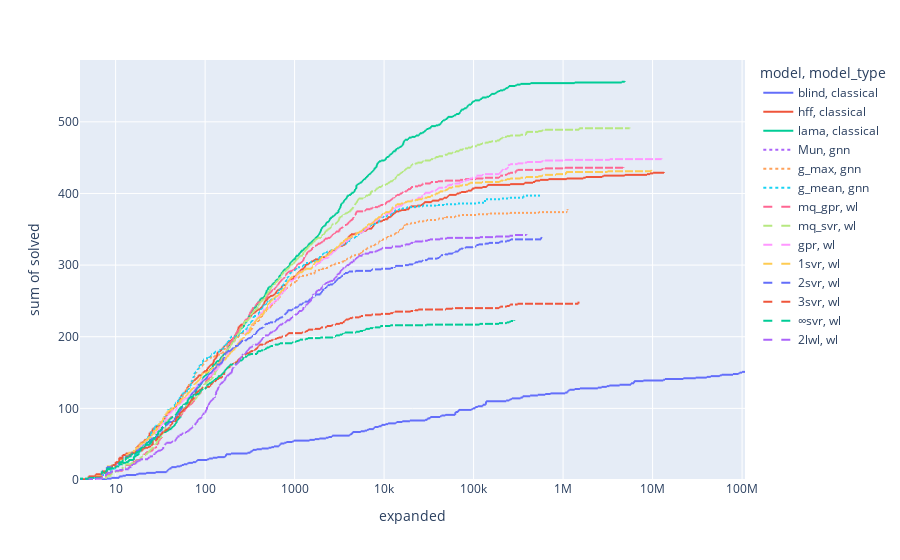

Write notebook code for a chart like this one.
### Markdown cell above
### Cumulative expanded

### Code cell
exp_df = WHOLE_DF
exp_df["expanded"] = exp_df["expanded"] * exp_df["solved"]
fig = px.ecdf(
    exp_df,
    x="expanded",
    y="solved",
    color="model",
    line_dash="model_type",
    ecdfnorm=None,
    log_x=True,
)
fig.show()
fig.write_html("px/cumulative_expanded.html")

### Figure 1 — Plotly figure (JSON) as saved in the notebook; plotly's stock layout.template omitted (floating-point values rounded to 4 significant figures; data arrays with more than 128 entries replaced by an {"elided": "..."} marker saying what was removed)
{"data": [{"hovertemplate": "model=blind<br>model_type=classical<br>expanded=%{x}<br>sum of solved=%{y}<extra></extra>", "legendgroup": "blind, classical", "line": {"dash": "solid", "shape": "hv"}, "marker": {"color": "#636efa", "symbol": "circle"}, "mode": "lines", "name": "blind, classical", "showlegend": true, "type": "scattergl", "x": {"elided": "900 int values"}, "xaxis": "x", "y": {"elided": "900 int values"}, "yaxis": "y"}, {"hovertemplate": "model=hff<br>model_type=classical<br>expanded=%{x}<br>sum of solved=%{y}<extra></extra>", "legendgroup": "hff, classical", "line": {"dash": "solid", "shape": "hv"}, "marker": {"color": "#EF553B", "symbol": "circle"}, "mode": "lines", "name": "hff, classical", "showlegend": true, "type": "scattergl", "x": {"elided": "900 int values"}, "xaxis": "x", "y": {"elided": "900 int values"}, "yaxis": "y"}, {"hovertemplate": "model=lama<br>model_type=classical<br>expanded=%{x}<br>sum of solved=%{y}<extra></extra>", "legendgroup": "lama, classical", "line": {"dash": "solid", "shape": "hv"}, "marker": {"color": "#00cc96", "symbol": "circle"}, "mode": "lines", "name": "lama, classical", "showlegend": true, "type": "scattergl", "x": {"elided": "900 int values"}, "xaxis": "x", "y": {"elided": "900 int values"}, "yaxis": "y"}, {"hovertemplate": "model=Mun<br>model_type=gnn<br>expanded=%{x}<br>sum of solved=%{y}<extra></extra>", "legendgroup": "Mun, gnn", "line": {"dash": "dot", "shape": "hv"}, "marker": {"color": "#ab63fa", "symbol": "circle"}, "mode": "lines", "name": "Mun, gnn", "showlegend": true, "type": "scattergl", "x": {"elided": "900 int values"}, "xaxis": "x", "y": {"elided": "900 int values"}, "yaxis": "y"}, {"hovertemplate": "model=g_max<br>model_type=gnn<br>expanded=%{x}<br>sum of solved=%{y}<extra></extra>", "legendgroup": "g_max, gnn", "line": {"dash": "dot", "shape": "hv"}, "marker": {"color": "#FFA15A", "symbol": "circle"}, "mode": "lines", "name": "g_max, gnn", "showlegend": true, "type": "scattergl", "x": {"elided": "900 int values"}, "xaxis": "x", "y": {"elided": "900 int values"}, "yaxis": "y"}, {"hovertemplate": "model=g_mean<br>model_type=gnn<br>expanded=%{x}<br>sum of solved=%{y}<extra></extra>", "legendgroup": "g_mean, gnn", "line": {"dash": "dot", "shape": "hv"}, "marker": {"color": "#19d3f3", "symbol": "circle"}, "mode": "lines", "name": "g_mean, gnn", "showlegend": true, "type": "scattergl", "x": {"elided": "900 int values"}, "xaxis": "x", "y": {"elided": "900 int values"}, "yaxis": "y"}, {"hovertemplate": "model=mq_gpr<br>model_type=wl<br>expanded=%{x}<br>sum of solved=%{y}<extra></extra>", "legendgroup": "mq_gpr, wl", "line": {"dash": "dash", "shape": "hv"}, "marker": {"color": "#FF6692", "symbol": "circle"}, "mode": "lines", "name": "mq_gpr, wl", "showlegend": true, "type": "scattergl", "x": {"elided": "900 int values"}, "xaxis": "x", "y": {"elided": "900 int values"}, "yaxis": "y"}, {"hovertemplate": "model=mq_svr<br>model_type=wl<br>expanded=%{x}<br>sum of solved=%{y}<extra></extra>", "legendgroup": "mq_svr, wl", "line": {"dash": "dash", "shape": "hv"}, "marker": {"color": "#B6E880", "symbol": "circle"}, "mode": "lines", "name": "mq_svr, wl", "showlegend": true, "type": "scattergl", "x": {"elided": "900 int values"}, "xaxis": "x", "y": {"elided": "900 int values"}, "yaxis": "y"}, {"hovertemplate": "model=gpr<br>model_type=wl<br>expanded=%{x}<br>sum of solved=%{y}<extra></extra>", "legendgroup": "gpr, wl", "line": {"dash": "dash", "shape": "hv"}, "marker": {"color": "#FF97FF", "symbol": "circle"}, "mode": "lines", "name": "gpr, wl", "showlegend": true, "type": "scattergl", "x": {"elided": "900 int values"}, "xaxis": "x", "y": {"elided": "900 int values"}, "yaxis": "y"}, {"hovertemplate": "model=1svr<br>model_type=wl<br>expanded=%{x}<br>sum of solved=%{y}<extra></extra>", "legendgroup": "1svr, wl", "line": {"dash": "dash", "shape": "hv"}, "marker": {"color": "#FECB52", "symbol": "circle"}, "mode": "lines", "name": "1svr, wl", "showlegend": true, "type": "scattergl", "x": {"elided": "900 int values"}, "xaxis": "x", "y": {"elided": "900 int values"}, "yaxis": "y"}, {"hovertemplate": "model=2svr<br>model_type=wl<br>expanded=%{x}<br>sum of solved=%{y}<extra></extra>", "legendgroup": "2svr, wl", "line": {"dash": "dash", "shape": "hv"}, "marker": {"color": "#636efa", "symbol": "circle"}, "mode": "lines", "name": "2svr, wl", "showlegend": true, "type": "scattergl", "x": {"elided": "900 int values"}, "xaxis": "x", "y": {"elided": "900 int values"}, "yaxis": "y"}, {"hovertemplate": "model=3svr<br>model_type=wl<br>expanded=%{x}<br>sum of solved=%{y}<extra></extra>", "legendgroup": "3svr, wl", "line": {"dash": "dash", "shape": "hv"}, "marker": {"color": "#EF553B", "symbol": "circle"}, "mode": "lines", "name": "3svr, wl", "showlegend": true, "type": "scattergl", "x": {"elided": "900 int values"}, "xaxis": "x", "y": {"elided": "900 int values"}, "yaxis": "y"}, {"hovertemplate": "model=∞svr<br>model_type=wl<br>expanded=%{x}<br>sum of solved=%{y}<extra></extra>", "legendgroup": "∞svr, wl", "line": {"dash": "dash", "shape": "hv"}, "marker": {"color": "#00cc96", "symbol": "circle"}, "mode": "lines", "name": "∞svr, wl", "showlegend": true, "type": "scattergl", "x": {"elided": "900 int values"}, "xaxis": "x", "y": {"elided": "900 int values"}, "yaxis": "y"}, {"hovertemplate": "model=2lwl<br>model_type=wl<br>expanded=%{x}<br>sum of solved=%{y}<extra></extra>", "legendgroup": "2lwl, wl", "line": {"dash": "dash", "shape": "hv"}, "marker": {"color": "#ab63fa", "symbol": "circle"}, "mode": "lines", "name": "2lwl, wl", "showlegend": true, "type": "scattergl", "x": {"elided": "900 int values"}, "xaxis": "x", "y": {"elided": "900 int values"}, "yaxis": "y"}], "layout": {"legend": {"title": {"text": "model, model_type"}, "tracegroupgap": 0}, "margin": {"t": 60}, "xaxis": {"anchor": "y", "domain": [0, 1], "title": {"text": "expanded"}, "type": "log"}, "yaxis": {"anchor": "x", "domain": [0, 1], "rangemode": "tozero", "title": {"text": "sum of solved"}}}}
